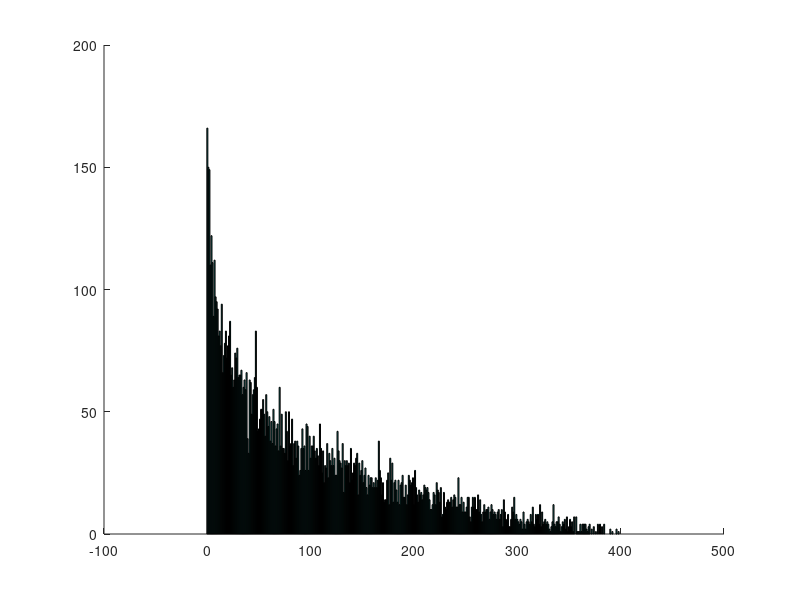

Here is the MATLAB script that generated this plot:
clear
clc

n = 10000;
d = zeros(n,1);
for ii = 1:n
    d(ii) = (randi(201)-1) * (randi(201)-1) / 100;
end

figure(1);
clf
hold on
hist(d,0:400);
hold off